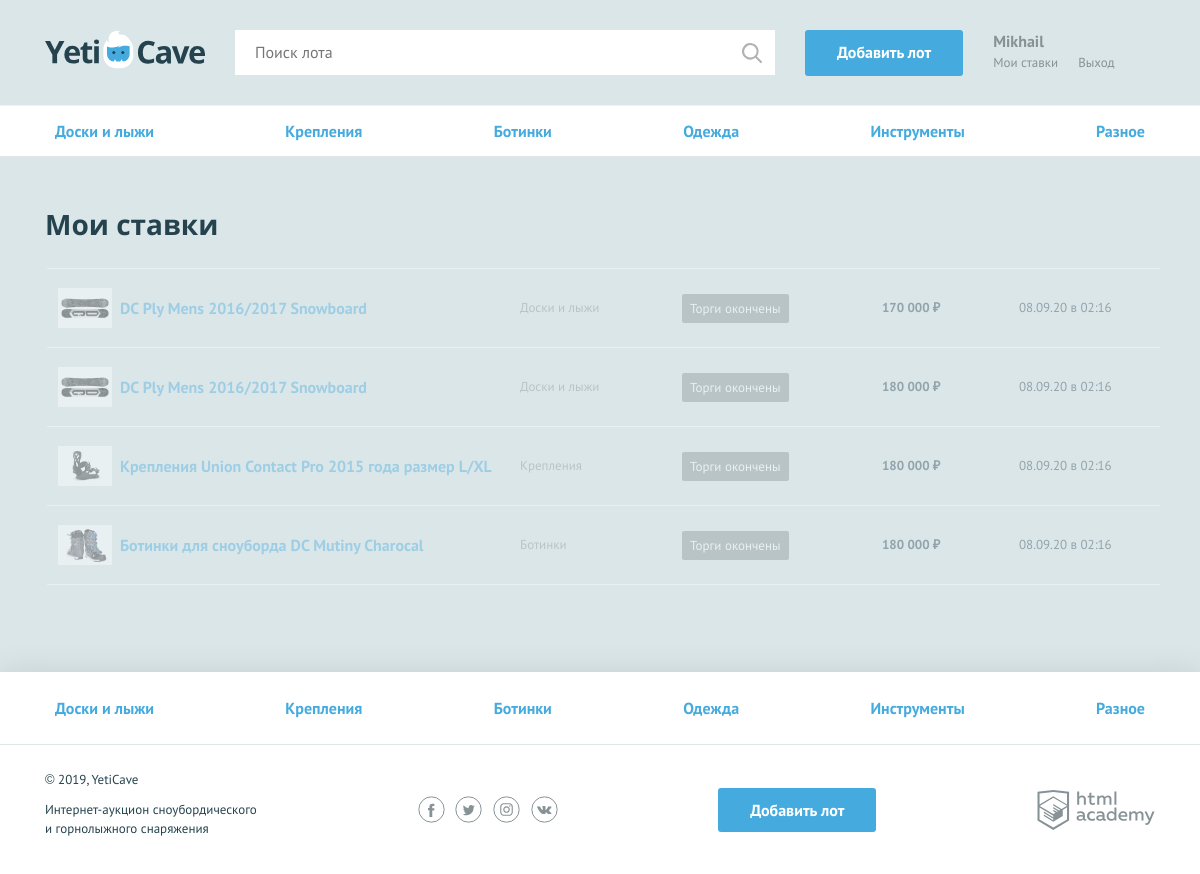
Screenshot of /my-bets.php (signed in) with the database file from the repository.
### tables this page shows
CREATE TABLE user (
	id INT UNSIGNED NOT NULL AUTO_INCREMENT PRIMARY KEY,
	created_at TIMESTAMP NOT NULL,
  email VARCHAR(72) NOT NULL,
	name VARCHAR(100) NOT NULL,	
	password CHAR(64) NOT NULL,
	contact VARCHAR(255) NOT NULL
);

CREATE TABLE category (
	id INT UNSIGNED NOT NULL AUTO_INCREMENT PRIMARY KEY,
	name VARCHAR(100) NOT NULL,
	code VARCHAR(20) NOT NULL
);

CREATE TABLE rate (
  id INT UNSIGNED NOT NULL AUTO_INCREMENT PRIMARY KEY,
	date TIMESTAMP NOT NULL,
	cost INT UNSIGNED NOT NULL,
  user_id INT UNSIGNED NOT NULL,
  lot_id INT UNSIGNED NOT NULL
);

CREATE TABLE lot (
	id INT UNSIGNED NOT NULL AUTO_INCREMENT PRIMARY KEY,
  date_start DATETIME NOT NULL,
  title VARCHAR(700) NOT NULL,
  description TEXT NOT NULL,
  path VARCHAR(100) NOT NULL,
  cost INT UNSIGNED NOT NULL,
  date_finish DATETIME NOT NULL,
  rate_step INT UNSIGNED NOT NULL,   
  user_id INT UNSIGNED NOT NULL,
  winner_id INT UNSIGNED,
  category_id INT UNSIGNED NOT NULL
);

### helpers.php (called while the page is built, shortened)
<?php
function include_template($name, array $data = [])
{
    $name = 'templates/' . $name;
    extract($data);
    require $name;
    $result = ob_get_clean();
    return $result;
}

### functions.php (called while the page is built, shortened)
<?php
function get_dt_range(string $date)
{
    $future_time = strtotime($date);
    $now_time = time();
    $result_time_hour = floor(($future_time - $now_time) / 3600);
    $result_time_min = floor((($future_time - $now_time) % 3600) / 60);
    $result_time_sec = floor((($future_time - $now_time) % 3600) % 60);
    $result_time_min = str_pad($result_time_min, 2, '0', STR_PAD_LEFT);
    $result_time_hour = str_pad($result_time_hour, 2, '0', STR_PAD_LEFT);
    $result_time_sec = str_pad($result_time_sec, 2, '0', STR_PAD_LEFT);
    return [$result_time_hour, $result_time_min, $result_time_sec];
}
function get_sum(float $cost)
{
    $cost = ceil($cost);
    if ($cost >= 1000) {
        $cost = number_format($cost, 0, ',', ' ');
    }
    return $cost . ' ₽';
}
function get_categories($connect)
{
    $sql_categories = 'SELECT id, name, code FROM category';
    $result_categories = mysqli_query($connect, $sql_categories);
    $categories = mysqli_fetch_all($result_categories, MYSQLI_ASSOC);
    return $categories;
}
function get_rates_lots_user($link, string $user_id)
{
    $sql_rate = 'SELECT rate.user_id AS user_id, rate.lot_id AS lot_id, rate.cost AS rate_cost, rate.date AS rate_date,
     lot.path AS img_path, lot.title AS lot_name, lot.category_id AS category_id, lot.date_finish AS lot_date_finish,
     category.name AS category_name, lot.winner_id AS winner_id, user.contact AS contact
    FROM rate
      JOIN lot ON lot.id = rate.lot_id
      JOIN user ON user.id = rate.user_id
      JOIN category ON category.id = lot.category_id
      WHERE rate.user_id = ?
      ORDER BY rate.date DESC';
    $stmt = mysqli_prepare($link, $sql_rate);
    mysqli_stmt_bind_param($stmt, 'i', $user_id);
    mysqli_stmt_execute($stmt);
    $result_rate = mysqli_stmt_get_result($stmt);
    $fetch_rate = mysqli_fetch_all($result_rate, MYSQLI_ASSOC);
    return $fetch_rate;
}
function get_all_data_user($link, int $sess_id)
{
    $sql_id_user = 'SELECT * FROM user WHERE user.id = ?';
    $stmt = mysqli_prepare($link, $sql_id_user);
    mysqli_stmt_bind_param($stmt, 'i', $sess_id);
    mysqli_stmt_execute($stmt);
    $result_id_user = mysqli_stmt_get_result($stmt);
    $fetch_id_user = mysqli_fetch_assoc($result_id_user);
    return $fetch_id_user;
}
function get_time_rate(string $rate_time)
{
    $time_public = '';
    $now_time = time();
    $past_time = strtotime($rate_time);
    $result_time_hour = floor(($now_time - $past_time) / 3600);
    $result_time_min = floor((($now_time - $past_time) % 3600) / 60);
    $result_time_sec = floor((($now_time - $past_time) % 3600) % 60);
    $result_all_second = $now_time - $past_time;
    if ($result_time_hour === 0 && $result_time_min === 0 && $result_time_sec < 60) {
        $time_public = 'только что';
    } elseif ($result_time_hour >= 1 && $result_all_second < 7200) {
        $time_public = 'Час назад';
    } elseif ($result_all_second >= 7200) {
        $time_public = date('d.m.y', $past_time) . ' в ' . date('H:i', $past_time);
    }
    return $time_public;
}

### templates/myrates.php (the view, shortened to what this page needs)
<main>
    <nav class="nav">
        <ul class="nav__list container">
            <?php if ($categories !== null) : ?>
                <?php foreach ($categories as $category) : ?>
                    <li class="nav__item">
                        <a href="all-lots.php?category_id=<?= (int)$category['id']; ?>">
                            <?= htmlspecialchars($category['name']); ?>
                        </a>
                    </li>
                <?php endforeach; ?>
            <?php endif; ?>
        </ul>
    </nav>
    <section class="rates container">
        <h2>Мои ставки</h2>
        <?php if ($rates === null) : ?>
        <p>Ставок нет</p>
        <?php else : ?>
        <table class="rates__list">
            <?php foreach ($rates as $value) : ?>
                <?php [$hours, $minutes, $second] = get_dt_range($value['lot_date_finish']); ?>
                <tr class="rates__item
                <?php if ((int)$value['winner_id'] === (int)$user_id) : ?>
                    rates__item--win
                <?php elseif ((int)$hours <= 0 && (int)$minutes <= 0 && (int)$second <= 0) : ?>
                    rates__item--end
                <?php endif; ?>">
                    <td class="rates__info">
                        <div class="rates__img">
                            <img src="<?= htmlspecialchars($value['img_path']); ?>" width="54" height="40"
                                 alt="Сноуборд">
                        </div>
                        <div>
                            <h3 class="rates__title">
                                <a href="lot.php?id=<?= (int)$value['lot_id']; ?>">
                                    <?= htmlspecialchars($value['lot_name']); ?>
                                </a>
                            </h3>
                        </div>
                    </td>
                    <td class="rates__category">
                        <?= htmlspecialchars($value['category_name']); ?>
                    </td>
                    <td class="rates__timer">
                        <?php if ((int)$value['winner_id'] === (int)$user_id) : ?>
                            <div class="timer timer--win">Ставка выиграла</div>
                        <?php elseif ((int)$hours <= 0 && (int)$minutes <= 0 && (int)$second <= 0) : ?>
                            <div class="timer timer--end">Торги окончены</div>
                        <?php else : ?>
                        <div class="timer <?php (int)$hours === 0 ? 'timer--finishing' : '' ?>">
                            <?= "{$hours}:{$minutes}:{$second}"; ?>
                        </div>
                        <?php endif; ?>
                    </td>
                    <td class="rates__price">
                        <?= htmlspecialchars(get_sum($value['rate_cost'])); ?>
                    </td>
                    <td class="rates__time">
                        <?= get_time_rate(htmlspecialchars($value['rate_date'])); ?>
                    </td>
                </tr>
            <?php endforeach; ?>
        </table>
        <?php endif; ?>
    </section>
</main>

### templates/layout.php (shortened to what this page needs)
<!DOCTYPE html>
<html lang="ru">
<head>
    <link href="../css/normalize.min.css" rel="stylesheet">
    <link href="../css/style.css" rel="stylesheet">
    <link href="../css/flatpickr.min.css" rel="stylesheet">
</head>
<body>
<div class="page-wrapper">
    <header class="main-header">
        <div class="main-header__container container">
            <a class="main-header__logo" href="index.php">
                <img src="../img/logo.svg" width="160" height="39" alt="Логотип компании YetiCave">
            </a>
            <form class="main-header__search" method="get" action="search.php" autocomplete="off">
                <input type="search" name="search" placeholder="Поиск лота"
                       value="<?= htmlspecialchars($search ?? ''); ?>">
                <input class="main-header__search-btn" type="submit" name="find" value="Найти">
            </form>
            <a class="main-header__add-lot button" href="add.php">Добавить лот</a>
            <nav class="user-menu">
                <?php if ($is_auth) : ?>
                    <div class="user-menu__logged">
                        <p><?= $user_name; ?></p>
                        <a class="user-menu__bets" href="my-bets.php">Мои ставки</a>
                        <a class="user-menu__logout" href="logout.php">Выход</a>
                    </div>
                <?php endif; ?>
            </nav>
        </div>
    </header>
    <?= $content; ?>
</div>
<footer class="main-footer">
    <nav class="nav">
        <ul class="nav__list container">
        <?php if ($categories === null) : ?>
                <?= ''; ?>
        <?php else :?>
            <?php foreach ($categories as $category) : ?>
                <li class="nav__item
                <?php if (isset($_GET['category_id']) && ((int)$category['id'] === (int)$_GET['category_id'])) : ?>
                    nav__item--current
                <?php endif; ?>">
                    <a href="all-lots.php?category_id=<?= (int)$category['id']; ?>">
                        <?= htmlspecialchars($category['name']); ?>
                    </a>
                </li>
            <?php endforeach; ?>
        <?php endif; ?>
        </ul>
    </nav>
    <div class="main-footer__bottom container">
        <div class="main-footer__copyright">
            <p>© 2019, YetiCave</p>
            <p>Интернет-аукцион сноубордического и горнолыжного снаряжения</p>
        </div>
        <div class="main-footer__social social">
            <a class="social__link social__link--facebook" href="#">
            </a>
            <a class="social__link social__link--twitter" href="#">
            </a>
            <a class="social__link social__link--instagram" href="#">
            </a>
            <a class="social__link social__link--vkontakte" href="#">
            </a>
        </div>
        <a class="main-footer__add-lot button" href="add.php">Добавить лот</a>
        <div class="main-footer__developed-by">
            <a class="logo-academy" href="https://htmlacademy.ru/intensive/php">
            </a>
        </div>
    </div>
</footer>
</body>
</html>

### rows the page displays
user: name "Mikhail"
category: name "Доски и лыжи"
category: name "Крепления"
category: name "Ботинки"
category: name "Одежда"
category: name "Инструменты"
category: name "Разное"
rate: lot.path (picture), lot.title "DC Ply Mens 2016/2017 Snowboard", category.name "Доски и лыжи", cost "170 000 ₽", date "08.09.20 в 02:16"
rate: lot.path (picture), lot.title "DC Ply Mens 2016/2017 Snowboard", category.name "Доски и лыжи", cost "180 000 ₽", date "08.09.20 в 02:16"
rate: lot.path (picture), lot.title "Крепления Union Contact Pro 2015 года размер L/XL", category.name "Крепления", cost "180 000 ₽", date "08.09.20 в 02:16"
rate: lot.path (picture), lot.title "Ботинки для сноуборда DC Mutiny Charocal", category.name "Ботинки", cost "180 000 ₽", date "08.09.20 в 02:16"
